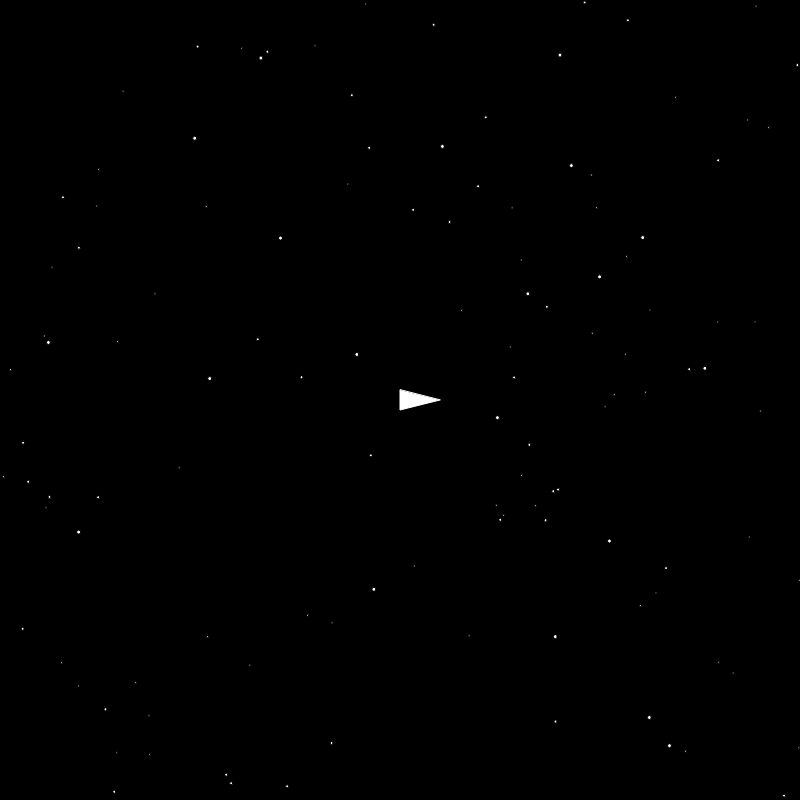
Frame 1 (no input)
Frame 60 (no input): identical to frame 1, image omitted
Frame 120 (the mouse pressed at the canvas centre since frame 60): identical to frame 1, image omitted

The p5.js sketch that drew this single still picture (run headless with seeded random() and noise() and a simulated clock; from frame 60 on, the mouse is pressed at the canvas centre):

// p5.js sketch
// ── sketch.js
const WIDTH = 800;
const HEIGHT = 800;
const TURN_SPEED = 4;
const SLOWING_FRICTION = 0.9;
const THRUSTER_POWER = 4;
const MAX_VEL = 200;
const NUM_STARS = 20;
const BACKGROUND_VELOCITY = 2;

let gState = {
  direction: 0, // Measured from 3 o'clock
  x: WIDTH / 2,
  y: HEIGHT / 2,
  xVel: 0,
  yVel: 0,
  thruster: 'off',
  stars: [], //{x, y, depth}
};

function setup() {
  createCanvas(WIDTH, HEIGHT);
  angleMode(DEGREES);
  gState = generateStarfield(gState);
}

const generateStarfield = (state) => {
  for (let depth = 1; depth <= 3; depth++) {
    for (let i = 0; i < NUM_STARS * depth; i++) {
      state.stars.push({ x: random(0, 800), y: random(0, 800), depth });
    }
  }
  return state;
};

function draw() {
  background('black');
  drawStarfield(gState);
  drawShip(gState);
  gState = handleInput(gState);
  processState(gState);
}

const drawShip = (state) => {
  push();
  translate(state.x, state.y);
  rotate(state.direction);
  strokeWeight(1);
  if (state.thruster === 'on') {
    fill('blue');
    stroke('magenta');
    triangle(-10, 0, 0, 10, 0, -10);
  }
  fill('white');
  stroke('white');
  triangle(40, 0, 0, 10, 0, -10);
  pop();
};

const drawStarfield = (state) => {
  state.stars.map(({ x, y, depth }) => {
    drawStar(x, y, 5 - depth);
  });
};

const drawStar = (x, y, size) => {
  circle(x, y, size);
};

const handleInput = (state) => {
  // TODO: Investigate different key repeat speeds
  if (keyIsDown(LEFT_ARROW)) {
    state.direction -= TURN_SPEED;
  }
  if (keyIsDown(RIGHT_ARROW)) {
    state.direction += TURN_SPEED;
  }
  if (keyIsDown(UP_ARROW)) {
    state.thruster = 'on';
  } else {
    state.thruster = 'off';
  }

  return state;
};

const processState = (state) => {
  if (state.thruster === 'on') {
    state.xVel += cos(state.direction) * THRUSTER_POWER;
    state.yVel += sin(state.direction) * THRUSTER_POWER;
  }
  state.x += state.xVel;
  state.y += state.yVel;

  state.xVel *= SLOWING_FRICTION;
  state.yVel *= SLOWING_FRICTION;
  state.xVel = constrain(state.xVel, -1 * MAX_VEL, MAX_VEL);
  state.yVel = constrain(state.yVel, -1 * MAX_VEL, MAX_VEL);
};

// Keep a momentum vector
// The > the delta beweeen momentum and pointed direction
// the more
